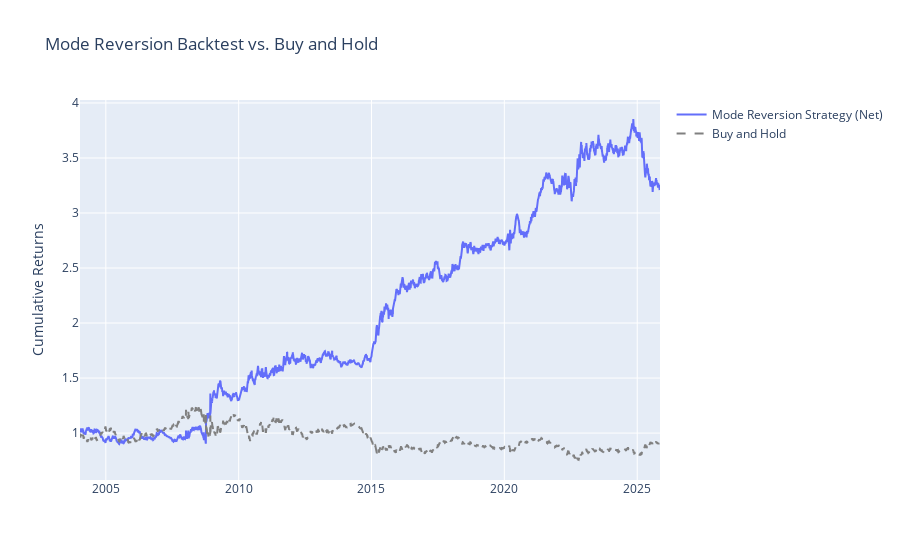
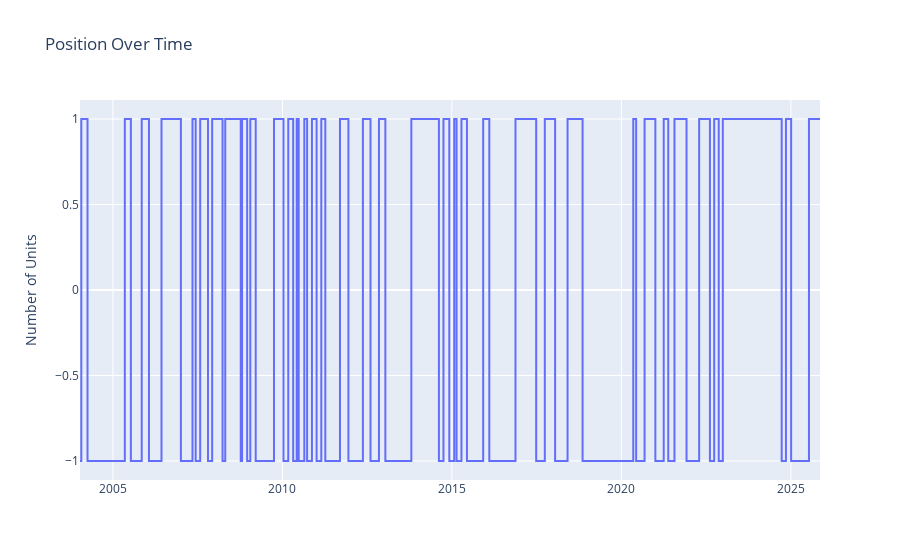
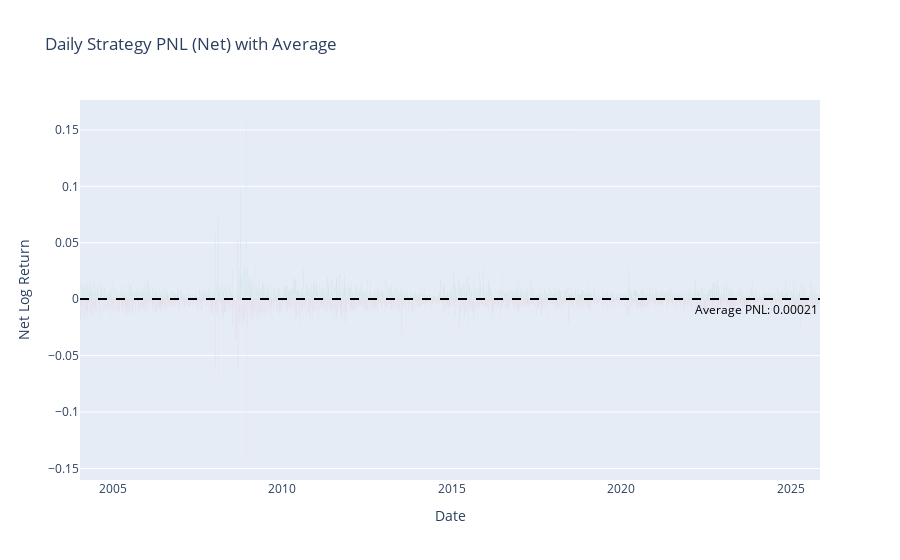

Notebook code for these charts, in order:
### Code cell
df.index = pd.to_datetime(df.index)
filtered_df = df.copy()
# filtered_df = filtered_df.loc['2021-01-01':]
print("Running backtest...")
results = flexible_backtest(
    data=filtered_df,
    price_col_name="price",
    signal_col_name="signal",
    row_shift=1,  # Your 2-day manual lag
    p_spread=0,
    strategy_type='event_hold'
)  # 0.01% cost

# --- Plot 1: P&L Curve ---
print("Displaying Plot 1: Cumulative P&L")
fig = go.Figure()
fig.add_trace(go.Scatter(x=results.index, y=results['cumulative_strategy'],
                         mode='lines', name='Mode Reversion Strategy (Net)'))
fig.add_trace(go.Scatter(x=results.index, y=results['cumulative_buy_and_hold'],
                         mode='lines', name='Buy and Hold', line=dict(color='grey', dash='dash')))
fig.update_layout(title='Mode Reversion Backtest vs. Buy and Hold',
                  yaxis_title='Cumulative Returns',
                  hovermode='x unified')
fig.show()

# --- Plot 2: Position Size ---
print("Displaying Plot 2: Position Size")
fig2 = go.Figure()
fig2.add_trace(go.Scatter(x=results.index, y=results['position'],
                          mode='lines', name='Position Size',
                          line=dict(shape='hv'))) # 'hv' makes it a step-plot
fig2.update_layout(title='Position Over Time',
                   yaxis_title='Number of Units',
                   hovermode='x unified')
fig2.show()

# --- Plot 3: Daily PNL (Bar Chart) ---
print("Displaying Plot 3: Daily PNL with Average")
results['pnl_color'] = ['green' if x > 0 else 'red' for x in results['strategy_returns_net']]
fig3 = go.Figure()
fig3.add_trace(go.Bar(
    x=results.index,
    y=results['strategy_returns_net'], # <-- Corrected typo from previous attempt
    name='Daily PNL',
    marker_color=results['pnl_color']
))

# --- MODIFICATION: Add average line ---
avg_pnl = results['strategy_returns_net'].mean()
fig3.add_hline(
    y=avg_pnl, 
    line_dash="dash", 
    line_color="black",  # <-- FIX: Changed to a visible color
    annotation_text=f"Average PNL: {avg_pnl:.5f}", # Display value
    annotation_position="bottom right",
    annotation_font=dict(color="black") # <-- FIX: Changed to a visible color
)
# --- End of modification ---

fig3.update_layout(
    title='Daily Strategy PNL (Net) with Average',
    yaxis_title='Net Log Return',
    xaxis_title='Date'
)
fig3.show()

# --- Plot 4: Daily PNL Distribution ---
print("Displaying Plot 4: PNL Distribution")
fig4 = px.histogram(
    results, 
    x='strategy_returns_net',
    nbins=100,
    title='Distribution of Daily PNL'
)
fig4.update_layout(
    xaxis_title='Net Log Return (Daily PNL)',
    yaxis_title='Frequency (Count of Days)'
)
fig4.show()

### Figure 1 — Plotly figure (JSON) as saved in the notebook; plotly's stock layout.template omitted (floating-point values rounded to 4 significant figures; data arrays with more than 128 entries replaced by an {"elided": "..."} marker saying what was removed)
{"data": [{"mode": "lines", "name": "Mode Reversion Strategy (Net)", "type": "scatter", "x": {"elided": "5664 str values"}, "y": {"elided": "5664 float values"}}, {"line": {"color": "grey", "dash": "dash"}, "mode": "lines", "name": "Buy and Hold", "type": "scatter", "x": {"elided": "5664 str values"}, "y": {"elided": "5664 float values"}}], "layout": {"hovermode": "x unified", "title": {"text": "Mode Reversion Backtest vs. Buy and Hold"}, "yaxis": {"title": {"text": "Cumulative Returns"}}}}

### Figure 2 — Plotly figure (JSON) as saved in the notebook; plotly's stock layout.template omitted (floating-point values rounded to 4 significant figures; data arrays with more than 128 entries replaced by an {"elided": "..."} marker saying what was removed)
{"data": [{"line": {"shape": "hv"}, "mode": "lines", "name": "Position Size", "type": "scatter", "x": {"elided": "5664 str values"}, "y": {"elided": "5664 float values"}}], "layout": {"hovermode": "x unified", "title": {"text": "Position Over Time"}, "yaxis": {"title": {"text": "Number of Units"}}}}

### Figure 3 — Plotly figure (JSON) as saved in the notebook; plotly's stock layout.template omitted (floating-point values rounded to 4 significant figures; data arrays with more than 128 entries replaced by an {"elided": "..."} marker saying what was removed)
{"data": [{"marker": {"color": {"elided": "5664 str values"}}, "name": "Daily PNL", "type": "bar", "x": {"elided": "5664 str values"}, "y": {"elided": "5664 float values"}}], "layout": {"annotations": [{"font": {"color": "black"}, "showarrow": false, "text": "Average PNL: 0.00021", "x": 1, "xanchor": "right", "xref": "x domain", "y": 0.0002071, "yanchor": "top", "yref": "y"}], "shapes": [{"line": {"color": "black", "dash": "dash"}, "type": "line", "x0": 0, "x1": 1, "xref": "x domain", "y0": 0.0002071, "y1": 0.0002071, "yref": "y"}], "title": {"text": "Daily Strategy PNL (Net) with Average"}, "xaxis": {"title": {"text": "Date"}}, "yaxis": {"title": {"text": "Net Log Return"}}}}
